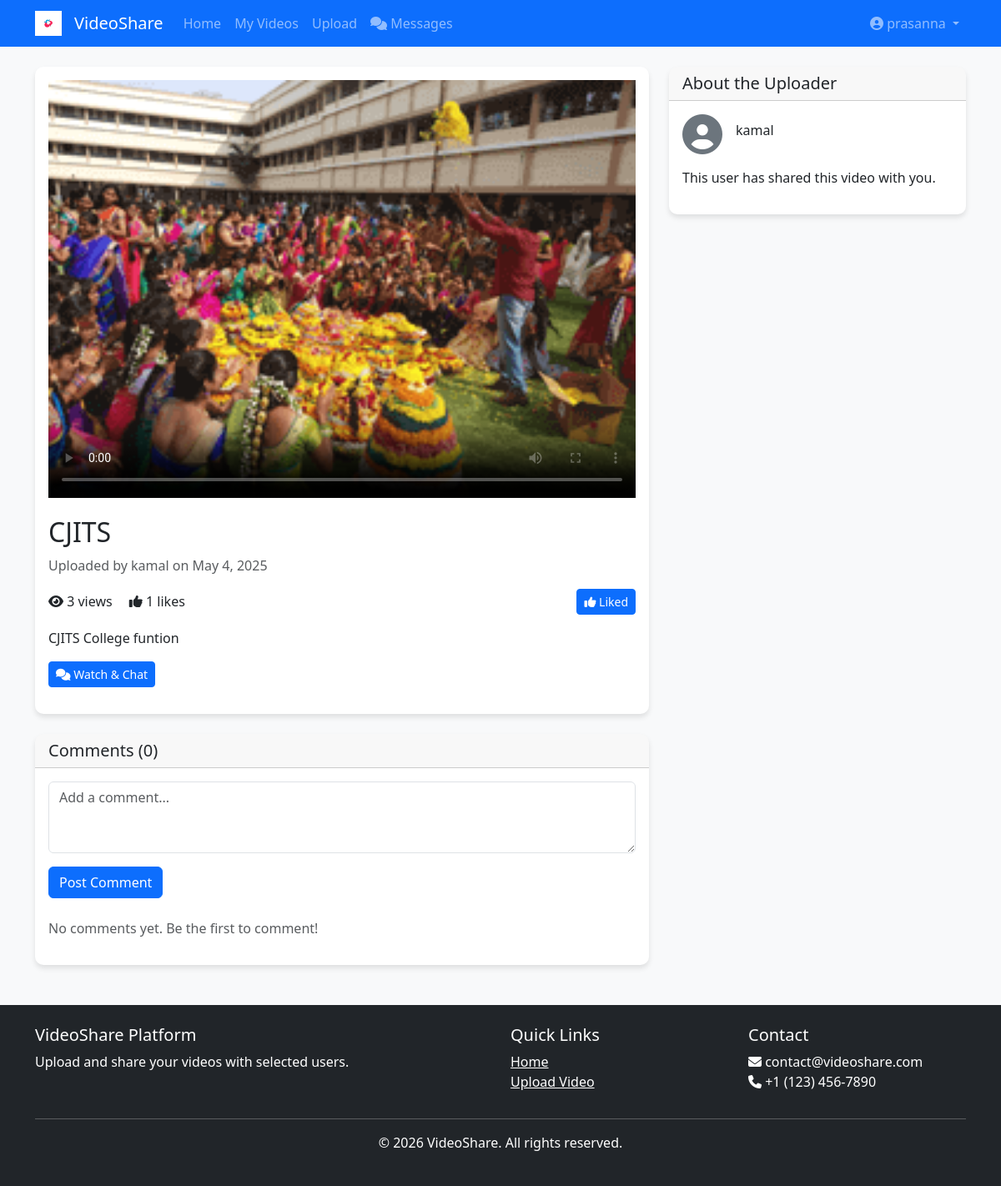
The app's page /video.php?id=2 (signed in) with its own data.
### tables this page shows
CREATE TABLE `videos` (
  `id` int(11) NOT NULL,
  `user_id` int(11) NOT NULL,
  `title` varchar(100) NOT NULL,
  `description` text DEFAULT NULL,
  `file_path` varchar(255) NOT NULL,
  `thumbnail_path` varchar(255) DEFAULT NULL,
  `upload_date` datetime DEFAULT current_timestamp(),
  `views` int(11) DEFAULT 0,
  `is_public` tinyint(1) DEFAULT 0
);

CREATE TABLE `users` (
  `id` int(11) NOT NULL,
  `username` varchar(50) NOT NULL,
  `email` varchar(100) NOT NULL,
  `password` varchar(255) NOT NULL,
  `created_at` datetime DEFAULT current_timestamp()
);

### includes/functions.php (called while the page is built, shortened)
<?php
require_once __DIR__ . '/config.php';
function getVideoById($video_id) {
    global $conn;
    $video_id = (int)$video_id;
    $sql = "SELECT v.*, u.username, u.created_at as user_created_at
            FROM videos v
            JOIN users u ON v.user_id = u.id
            WHERE v.id = '$video_id'";
    $result = $conn->query($sql);
    if ($result->num_rows == 1) {
        return $result->fetch_assoc();
    }
    return null;
}
function getVideoLikesCount($video_id) {
    global $conn;
    $video_id = (int)$video_id;
    $sql = "SELECT COUNT(*) as like_count FROM likes WHERE video_id = '$video_id'";
    $result = $conn->query($sql);
    return $result->fetch_assoc()['like_count'];
}
function hasUserLikedVideo($user_id, $video_id) {
    global $conn;
    $video_id = (int)$video_id;
    $user_id = (int)$user_id;
    $sql = "SELECT 1 FROM likes WHERE video_id = '$video_id' AND user_id = '$user_id'";
    $result = $conn->query($sql);
    return $result->num_rows > 0;
}
function getVideoComments($video_id) {
    global $conn;
    $video_id = (int)$video_id;
    $sql = "SELECT c.*, u.username
            FROM comments c
            JOIN users u ON c.user_id = u.id
            WHERE c.video_id = '$video_id'
            ORDER BY c.created_at DESC";
    $result = $conn->query($sql);
    $comments = [];
    return $comments;
}
function incrementVideoViews($video_id) {
    $video_id = (int)$video_id;
}
function isLoggedIn() {
    return isset($_SESSION['user_id']);
}
function getUserId() {
    return isLoggedIn() ? $_SESSION['user_id'] : null;
}
?>

### video.php (the view, shortened to what this page needs)
<?php
require_once 'includes/config.php';
require_once 'includes/functions.php';
$video_id = (int)$_GET['id'];
$video = getVideoById($video_id);
$comments = getVideoComments($video_id);
$like_count = getVideoLikesCount($video_id);
$user_liked = isLoggedIn() ? hasUserLikedVideo(getUserId(), $video_id) : false;
require_once 'includes/header.php';
?>
<div class="row">
    <div class="col-md-8">
        <div class="card mb-4">
            <div class="card-body">
                <video controls class="w-100" poster="<?php echo THUMBNAIL_UPLOAD_PATH . $video['thumbnail_path']; ?>">
                    <source src="<?php echo VIDEO_UPLOAD_PATH . $video['file_path']; ?>" type="video/mp4">
                </video>
                <h2 class="mt-3"><?php echo htmlspecialchars($video['title']); ?></h2>
                <p class="text-muted">Uploaded by <?php echo htmlspecialchars($video['username']); ?> on <?php echo date('F j, Y', strtotime($video['upload_date'])); ?></p>
                <div class="d-flex justify-content-between align-items-center mb-3">
                    <div>
                        <span class="me-3"><i class="fas fa-eye"></i> <?php echo $video['views']; ?> views</span>
                        <span id="like-count"><i class="fas fa-thumbs-up"></i> <?php echo $like_count; ?> likes</span>
                    </div>
                    <?php if (isLoggedIn()): ?>
                    <button id="like-button" class="btn btn-sm <?php echo $user_liked ? 'btn-primary' : 'btn-outline-primary'; ?>">
                        <i class="fas fa-thumbs-up"></i> <?php echo $user_liked ? 'Liked' : 'Like'; ?>
                    </button>
                    <?php endif; ?>
                </div>
                <div class="mb-3">
                    <p><?php echo nl2br(htmlspecialchars($video['description'])); ?></p>
                </div>
                <?php if (isLoggedIn()): ?>
                <div class="mb-3 d-flex flex-wrap gap-2">
                    <a href="chat.php?mode=video&amp;video_id=<?php echo (int)$video['id']; ?>" class="btn btn-sm btn-primary"><i class="fas fa-comments"></i> Watch &amp; Chat</a>
                </div>
                <?php endif; ?>
            </div>
        </div>
        <div class="card">
            <div class="card-header">
                <h5 class="mb-0">Comments (<?php echo count($comments); ?>)</h5>
            </div>
            <div class="card-body">
                <?php if (isLoggedIn()): ?>
                <form method="POST" class="mb-4">
                    <div class="mb-3">
                        <textarea class="form-control" name="comment" rows="3" placeholder="Add a comment..." required></textarea>
                    </div>
                    <button type="submit" class="btn btn-primary">Post Comment</button>
                </form>
                <?php else: ?>
                <div class="alert alert-info">
                    <a href="login.php">Login</a> to post a comment.
                </div>
                <?php endif; ?>
                <div class="comments-list">
                    <?php if (empty($comments)): ?>
                    <p class="text-muted">No comments yet. Be the first to comment!</p>
                    <?php endif; ?>
                </div>
            </div>
        </div>
    </div>
    <div class="col-md-4">
        <div class="card mb-4">
            <div class="card-header">
                <h5 class="mb-0">About the Uploader</h5>
            </div>
            <div class="card-body">
                <div class="d-flex align-items-center mb-3">
                    <div class="flex-shrink-0">
                        <i class="fas fa-user-circle fa-3x text-secondary"></i>
                    </div>
                    <div class="flex-grow-1 ms-3">
                        <h6><?php echo htmlspecialchars($video['username']); ?></h6>
                    </div>
                </div>
                <p>This user has shared this video with you.</p>
            </div>
        </div>
    </div>
</div>
<?php
require_once 'includes/footer.php';
?>

### assets/css/styles.css (style rules this page uses)
body { font-family: 'Segoe UI', Tahoma, Geneva, Verdana, sans-serif; background-color: #f8f9fa; }
.card { transition: transform 0.3s ease, box-shadow 0.3s ease; border: none; border-radius: 10px; overflow: hidden; box-shadow: 0 4px 6px rgba(0, 0, 0, 0.1); }

### records on screen
videos: title "CJITS", user.username "kamal", upload_date "May 4, 2025", views "3", description "CJITS College funtion"

### other values on screen
$_SESSION['username'] "prasanna"
$like_count "1"
count($comments) "0"
